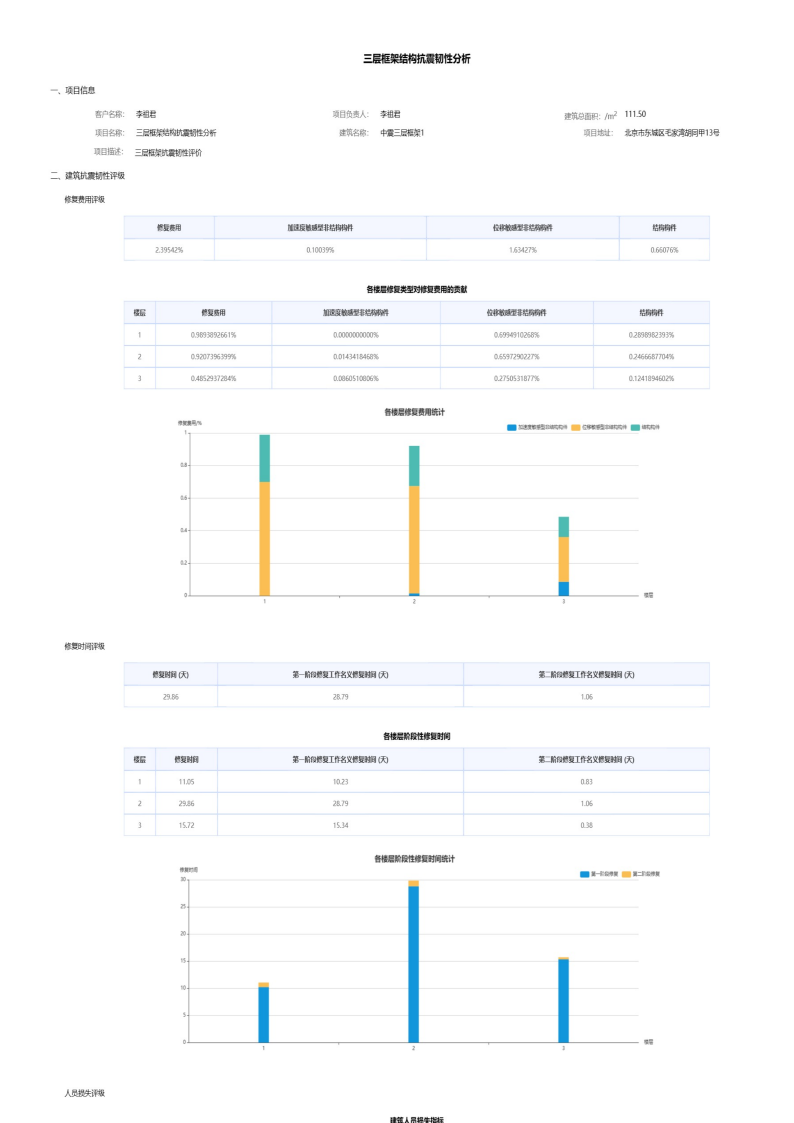
#> input picture report_hq_p1.png, 2382 x 3368 px, found by its file name (shown at 1/3 size)
$ python crop_report.py
#> lines starting #> are read from the running program, lines starting #| are printed output that depends on the picture
"""Crop high-resolution report pages into top/bottom halves and save to ASCII-only paths"""
from PIL import Image
import os

# ASCII-only output dir
out_dir = r'C:\Users\86152\AppData\Local\Temp\report_crops'
os.makedirs(out_dir, exist_ok=True)

src_files = [
    r'd:\代码复现\report_hq_p1.png',
    r'd:\代码复现\report_hq_p2.png',
    r'd:\代码复现\report_hq_p3.png',
]

crop_idx = 0
for src in src_files:
    img = Image.open(src)
#> img is the input picture: PIL image 2382x3368 RGB; mean R, G, B 250.6, 251.3, 251.8
    w, h = img.size
#> w = 2382; h = 3368
    print(f'{src}: {w}x{h}')
#| d:\代码复现\report_hq_p1.png: 2382x3368

    # Split into 4 vertical strips for finer OCR (top-left, top-right, bottom-left, bottom-right)
    # Actually, let's split into top/bottom halves and also left/right halves for 4 quadrants
    crops = [
        ('TL', (0, 0, w // 2, h // 2)),
        ('TR', (w // 2, 0, w, h // 2)),
        ('BL', (0, h // 2, w // 2, h)),
        ('BR', (w // 2, h // 2, w, h)),
    ]
    page_num = os.path.basename(src).split('_p')[1].split('.')[0]
    for name, box in crops:
        crop = img.crop(box)
        # Upscale 2x for better OCR
        crop = crop.resize((crop.width * 2, crop.height * 2), Image.LANCZOS)
        out = os.path.join(out_dir, f'crop_p{page_num}_{name}.png')
        crop.save(out)
        print(f'  saved {out}  size={crop.size}')
        crop_idx += 1
#> this loop made 4 passes
#> pass 1, `crop = img.crop(box)`:
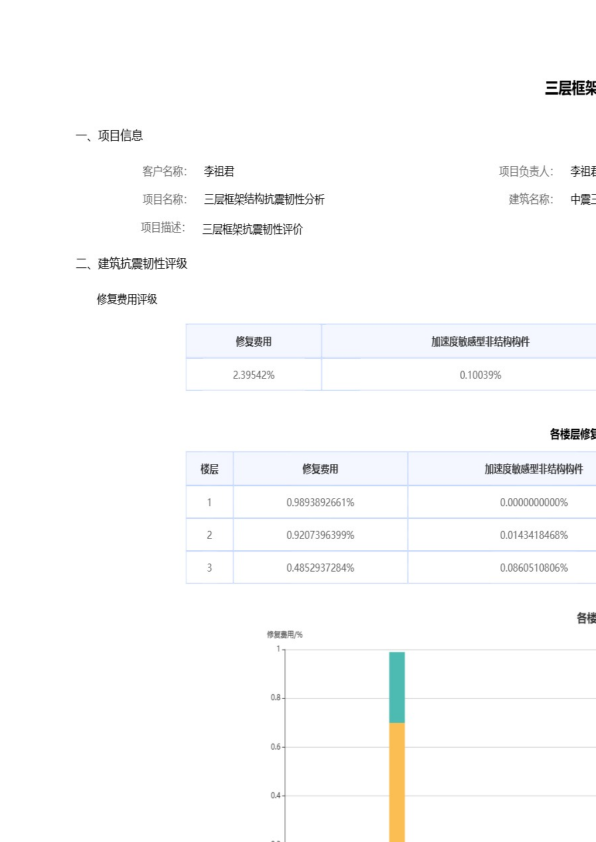
#> crop: PIL image 1191x1684 RGB (shown at 1/2 size); mean R, G, B 250.8, 251.1, 251.3
#> pass 2, `crop = img.crop(box)`:
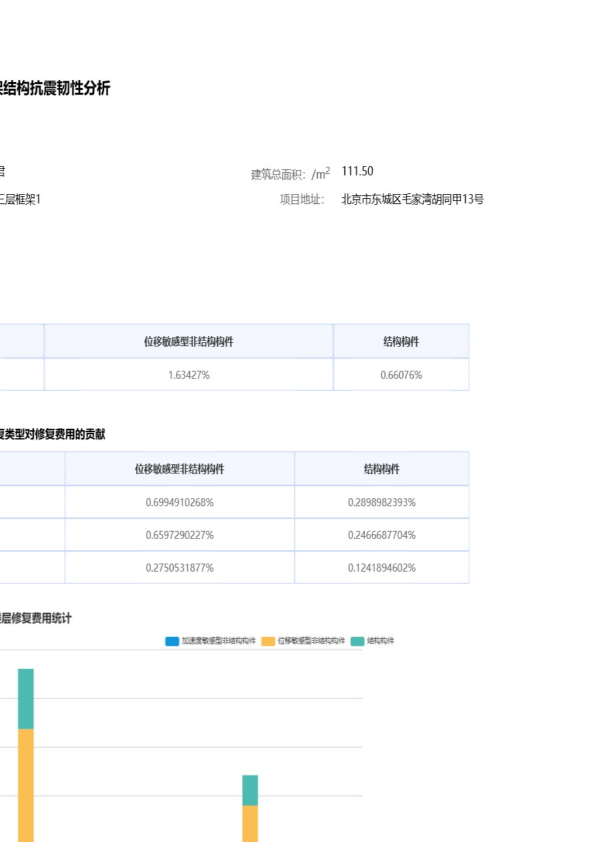
#> crop: PIL image 1191x1684 RGB (shown at 1/2 size); mean R, G, B 250.6, 251, 251.1
#> after the loop:
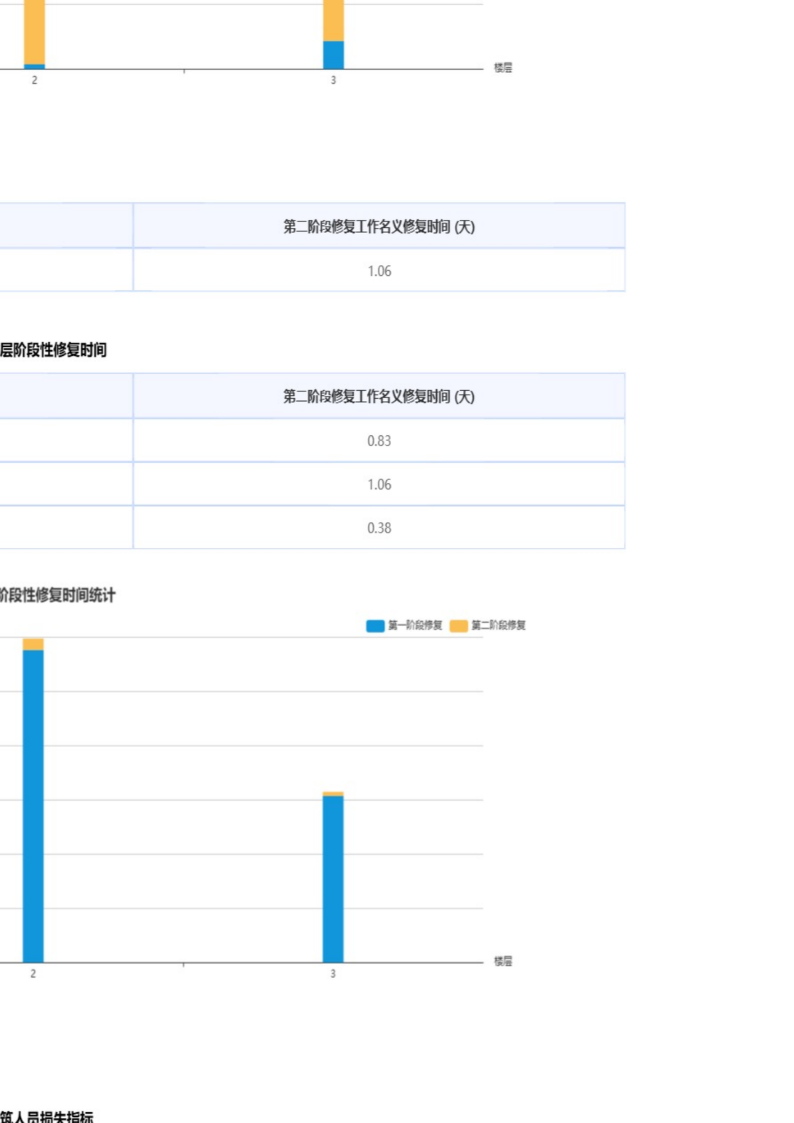
#> crop: PIL image 2382x3368 RGB (shown at 1/3 size); mean R, G, B 249.2, 251, 252.1
#> after the loop, crop_idx = 4
#> pass 2 of the loop `for src in src_files:`:
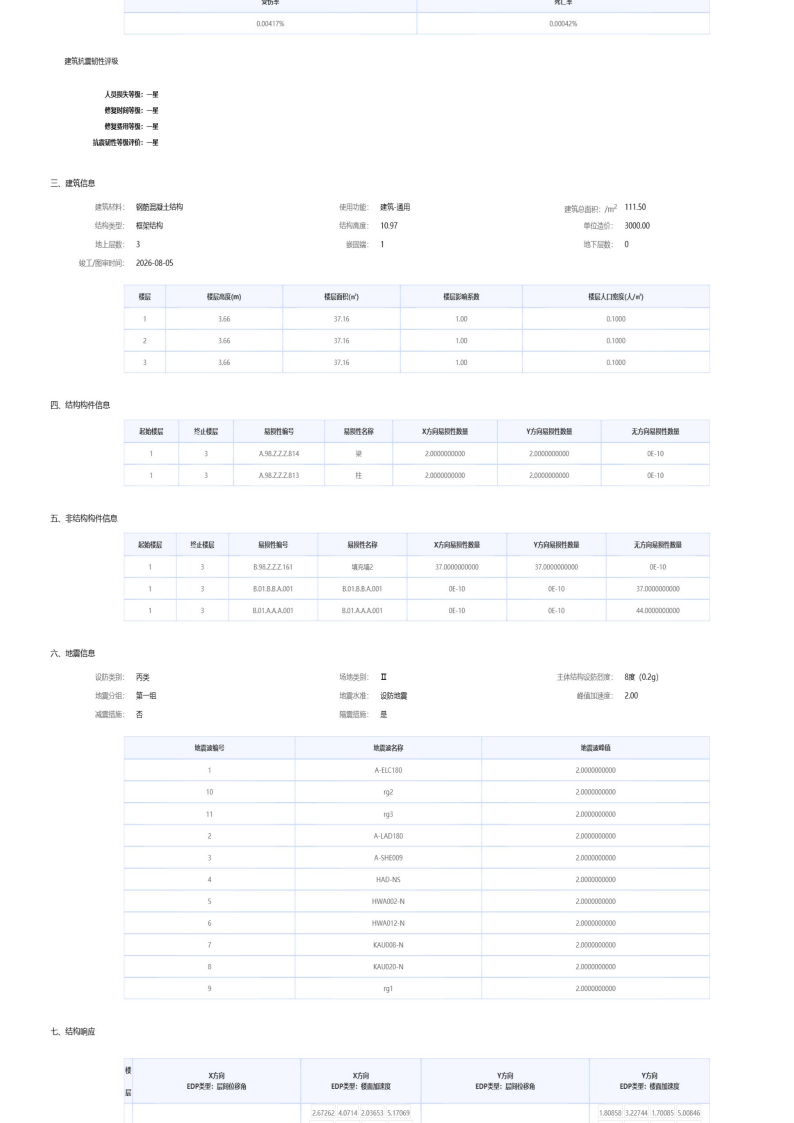
#> input picture report_hq_p2.png, 2382 x 3368 px, found by its file name (shown at 1/3 size)
#> img is the input picture: PIL image 2382x3368 RGB; mean R, G, B 250.7, 251.3, 252.5
#| d:\代码复现\report_hq_p2.png: 2382x3368
#> the loop `for name, box in crops:` made 4 passes
#|   saved C:\Users\86152\AppData\Local\Temp\report_crops/crop_p2_TL.png  size=(2382, 3368)
#|   saved C:\Users\86152\AppData\Local\Temp\report_crops/crop_p2_TR.png  size=(2382, 3368)
#|   saved C:\Users\86152\AppData\Local\Temp\report_crops/crop_p2_BL.png  size=(2382, 3368)
#|   saved C:\Users\86152\AppData\Local\Temp\report_crops/crop_p2_BR.png  size=(2382, 3368)
#> pass 1, `crop = img.crop(box)`:
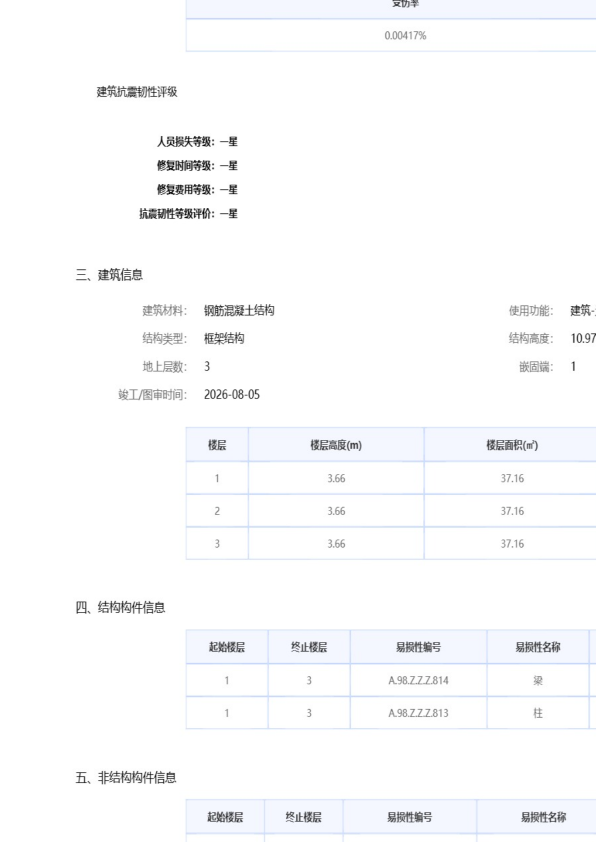
#> crop: PIL image 1191x1684 RGB (shown at 1/2 size); mean R, G, B 250.1, 250.6, 251.7
#> after the loop `for name, box in crops:`:
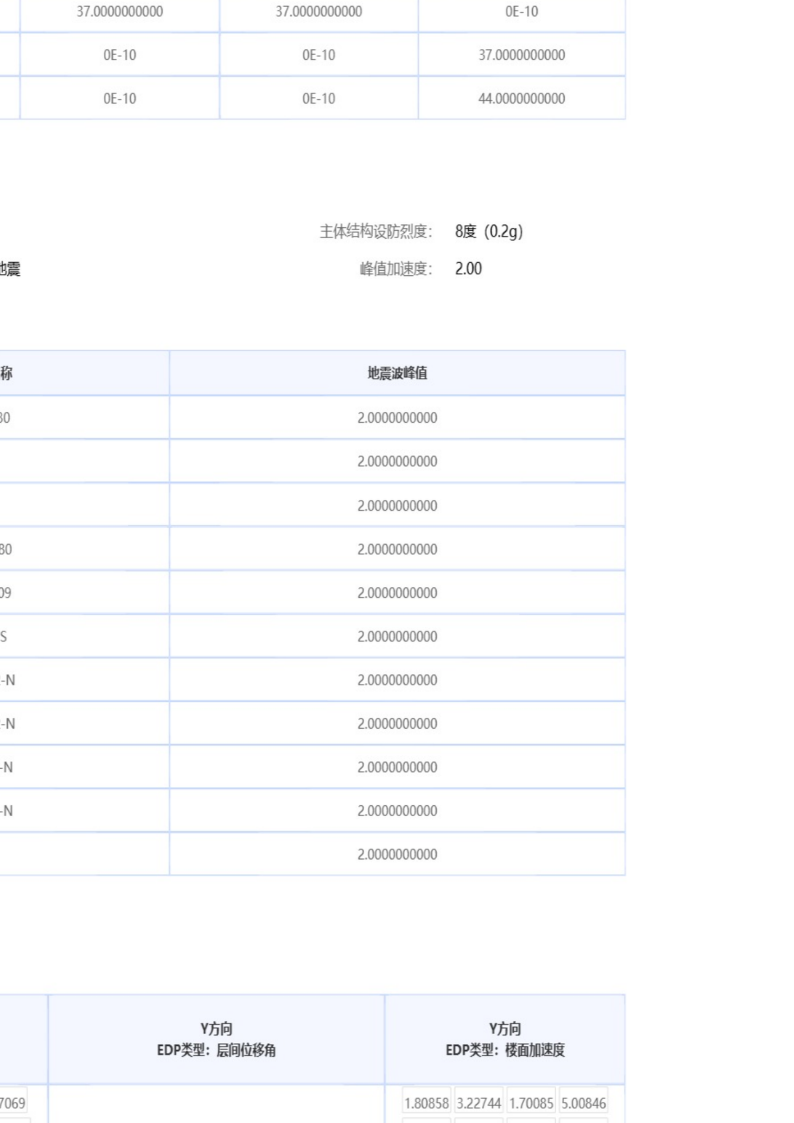
#> crop: PIL image 2382x3368 RGB (shown at 1/3 size); mean R, G, B 250.7, 251.4, 252.7
#> after the loop `for name, box in crops:`: crop_idx = 8
#> pass 3 of the loop `for src in src_files:`:
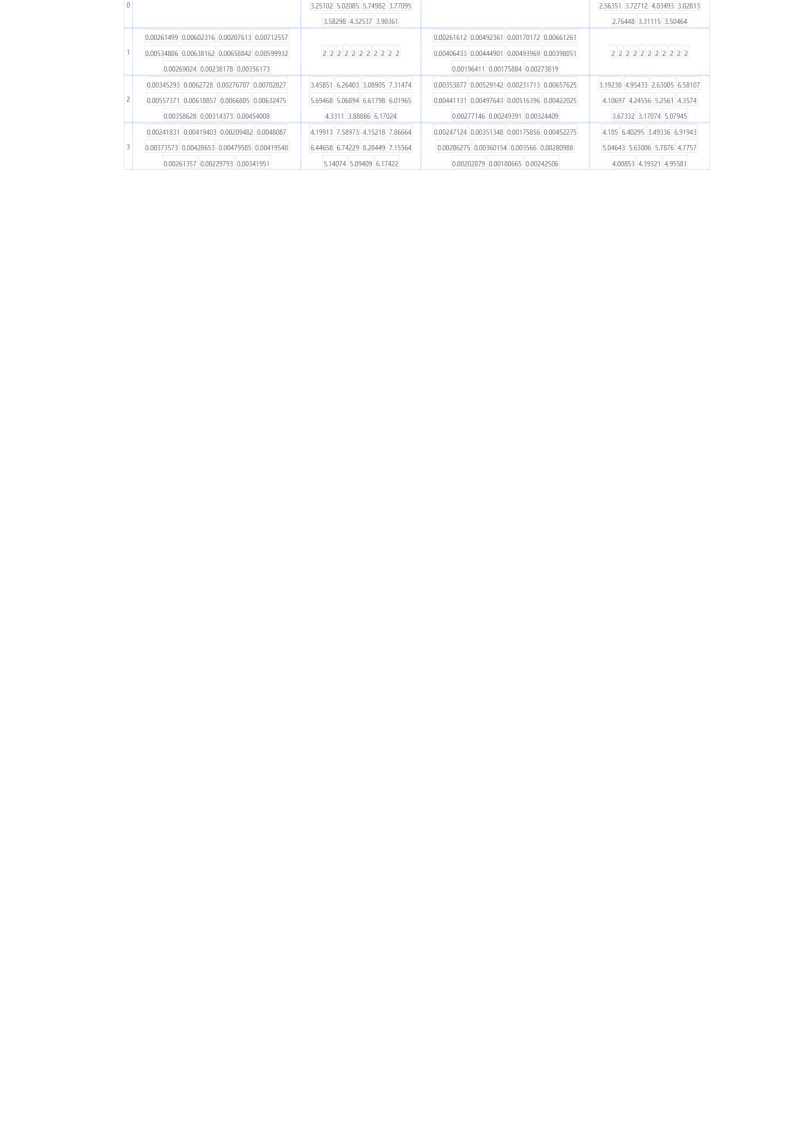
#> input picture report_hq_p3.png, 2382 x 3368 px, found by its file name (shown at 1/3 size)
#> img is the input picture: PIL image 2382x3368 RGB; mean R, G, B 253.6, 253.7, 253.8
#| d:\代码复现\report_hq_p3.png: 2382x3368
#> the loop `for name, box in crops:` made 4 passes
#|   saved C:\Users\86152\AppData\Local\Temp\report_crops/crop_p3_TL.png  size=(2382, 3368)
#|   saved C:\Users\86152\AppData\Local\Temp\report_crops/crop_p3_TR.png  size=(2382, 3368)
#|   saved C:\Users\86152\AppData\Local\Temp\report_crops/crop_p3_BL.png  size=(2382, 3368)
#|   saved C:\Users\86152\AppData\Local\Temp\report_crops/crop_p3_BR.png  size=(2382, 3368)
#> pass 1, `crop = img.crop(box)`:
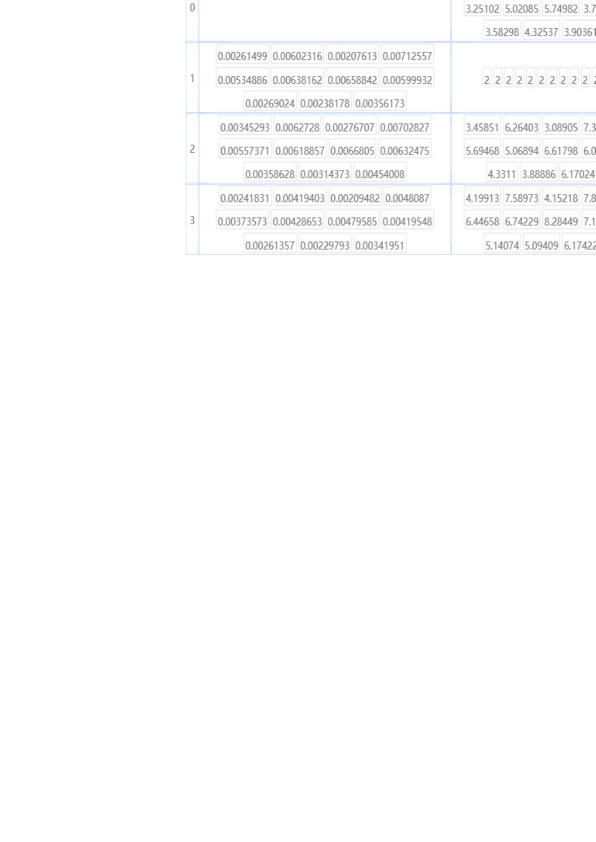
#> crop: PIL image 1191x1684 RGB (shown at 1/2 size); mean R, G, B 252.4, 252.5, 252.6
#> pass 2, `crop = img.crop(box)`:
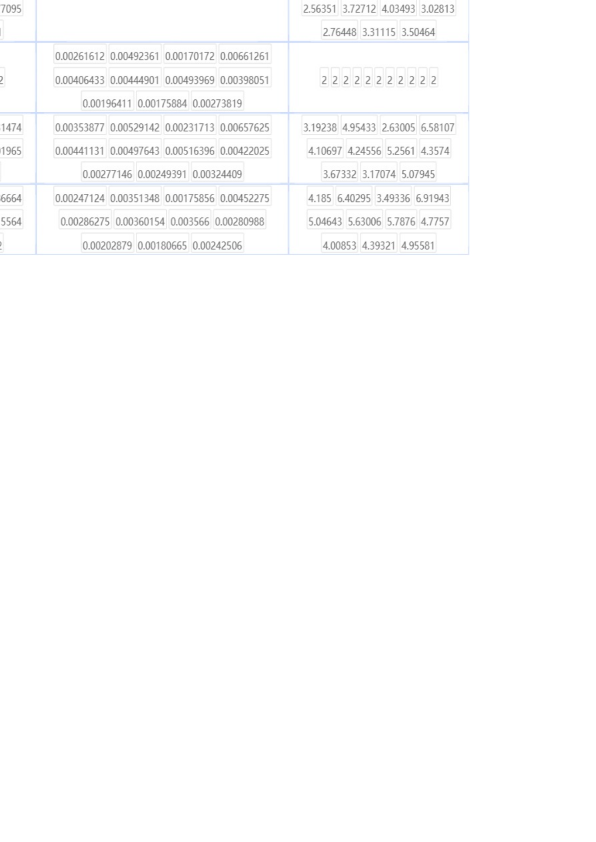
#> crop: PIL image 1191x1684 RGB (shown at 1/2 size); mean R, G, B 252.2, 252.3, 252.4
#> after the loop `for name, box in crops:`: crop_idx = 12

print(f'\nTotal crops: {crop_idx}')
#| Total crops: 12
print(f'Dir: {out_dir}')
#| Dir: C:\Users\86152\AppData\Local\Temp\report_crops
